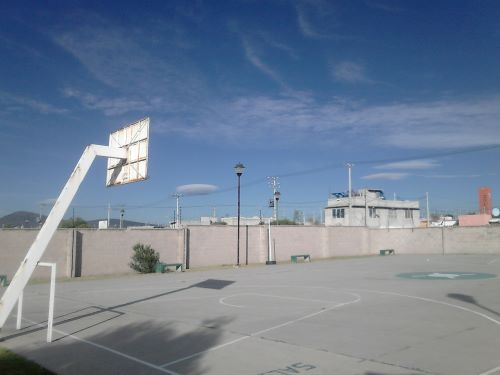
#> input picture Proyecto/Imagenes/DSC_04022.jpg, 500 x 375 px, found by its file name
$ python ocv7_neg.py
#> lines starting #> are read from the running program, lines starting #| are printed output that depends on the picture
import cv2
import numpy as np
#import matplotlib.pyplot as plt


def negativo2( img ):
    neg = 255-img
    return neg


def negativo3( img ):
    neg = np.zeros( img.shape , dtype=np.uint8)
    for f in range( img.shape[0] ):
        for c in range( img.shape[1] ) :
            neg[f,c] = 255 - img[f,c];
    return neg


imagen = cv2.imread('/Users/MI PC/Documents/Tratamiento de imagenes/Proyecto/Imagenes/DSC_04022.jpg')     #BGR
#> imagen is the input picture: shape (375, 500, 3); mean B, G, R 149.1, 128.1, 112.3
neg = cv2.bitwise_not(imagen)#manda el negativo de OPENCV
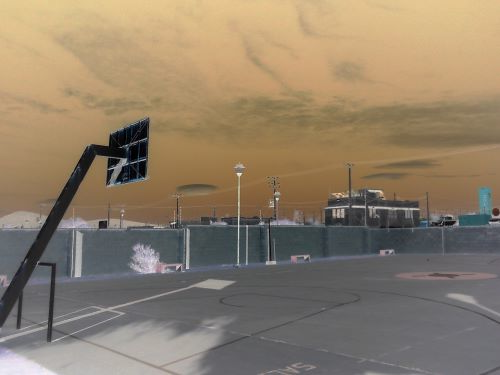
#> neg: shape (375, 500, 3); mean B, G, R 105.9, 126.9, 142.7
neg2 = negativo2(imagen)
neg3 = negativo3(imagen)


cv2.imshow("Imagen - Negativo 1", np.hstack((imagen, neg)))
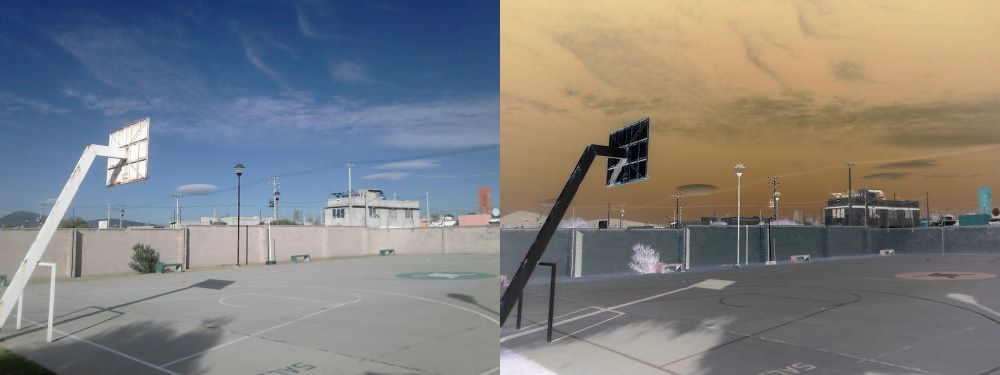
#> window 'Imagen - Negativo 1': shape (375, 1000, 3); mean B, G, R 127.5, 127.5, 127.5
cv2.imshow("Imagen - Negativo 2", np.hstack((neg2, neg3)))
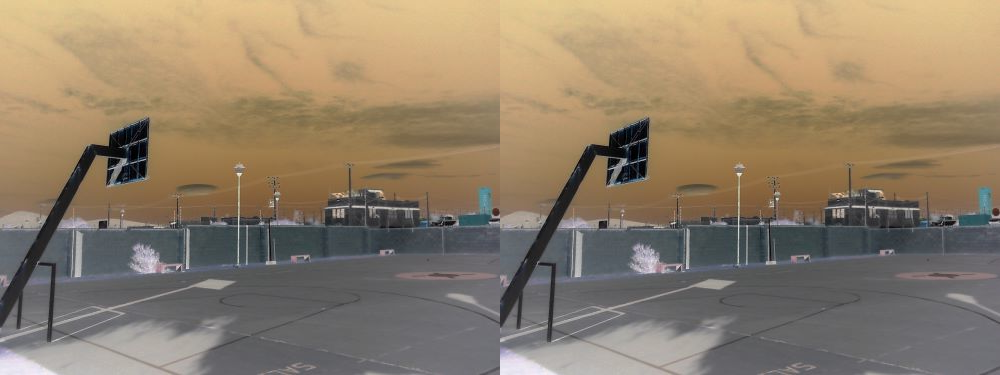
#> window 'Imagen - Negativo 2': shape (375, 1000, 3); mean B, G, R 105.9, 126.9, 142.7
cv2.waitKey();
cv2.destroyAllWindows()


#permite saber si los tipos de datos son los correctos
print("\nImg: ", imagen[0]) #una manera de colocarlo es imagen[0:3, 0:2]
#> (printed output is left out)
print("\nNeg: ", neg[0])
#> (printed output is left out)
print("\nNeg2: ", neg2[0])
#> (printed output is left out)
print("\nNeg3: ", neg3[0])
#> (printed output is left out)
print(type( imagen ))
#| <class 'numpy.ndarray'>
print(type( neg ))
#| <class 'numpy.ndarray'>
print(type( neg2 ))
#| <class 'numpy.ndarray'>
print(type( neg3 ))
#| <class 'numpy.ndarray'>
